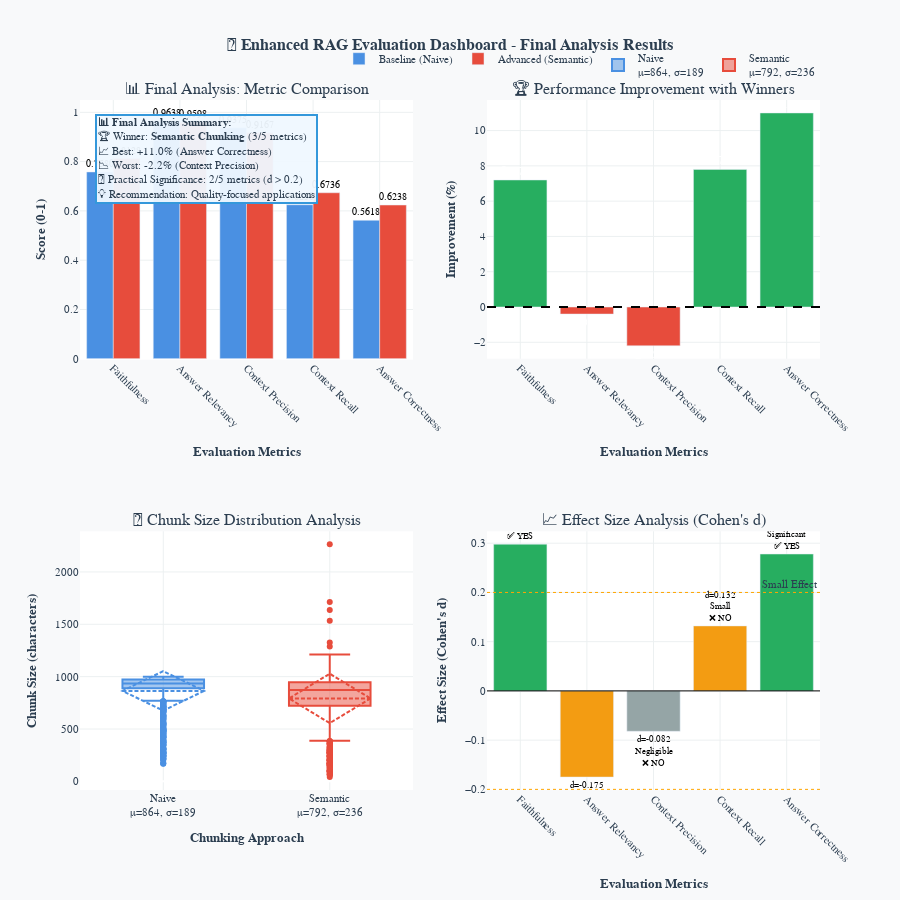

Source (notebook cell):
### Markdown cell above
### Generate comprehensive plotly charts including performance comparisons, improvement percentages, chunk distributions, and radar plots.
Build interactive visualization dashboard with hover details and zoom capabilities for deeper exploration of results.

### Code cell
# 🎯 ENHANCED DASHBOARD: Final Analysis Values with Granular Details
# This visualization uses the exact values from our final analysis summary

# Final analysis values (matching the conclusion table exactly)
final_metrics = ['Faithfulness', 'Answer Relevancy',
                 'Context Precision', 'Context Recall', 'Answer Correctness']
final_baseline = [0.7580, 0.9638, 0.9375, 0.6250, 0.5618]
final_semantic = [0.8128, 0.9598, 0.9167, 0.6736, 0.6238]
final_improvements = [7.2, -0.4, -2.2, 7.8, 11.0]
effect_sizes = [0.298, -0.175, -0.082, 0.132, 0.278]

# Create enhanced dashboard
fig = make_subplots(
    rows=2, cols=2,
    subplot_titles=(
        '📊 Final Analysis: Metric Comparison',
        '🏆 Performance Improvement with Winners',
        '📏 Chunk Size Distribution Analysis',
        '📈 Effect Size Analysis (Cohen\'s d)'
    ),
    specs=[[{"secondary_y": False}, {"secondary_y": False}],
           [{"secondary_y": False}, {"secondary_y": False}]]
)

# 1. Enhanced Metric Comparison with exact final analysis values
fig.add_trace(
    go.Bar(
        name='Baseline (Naive)',
        x=final_metrics,
        y=final_baseline,
        marker_color='#4a90e2',  # Professional blue
        text=[f'{v:.4f}' for v in final_baseline],
        textposition='outside',
        textfont=dict(size=10, color='black'),
        hovertemplate='<b>%{x}</b><br>Baseline: %{y:.4f}<extra></extra>'
    ),
    row=1, col=1
)
fig.add_trace(
    go.Bar(
        name='Advanced (Semantic)',
        x=final_metrics,
        y=final_semantic,
        marker_color='#e74c3c',  # Professional red
        text=[f'{v:.4f}' for v in final_semantic],
        textposition='outside',
        textfont=dict(size=10, color='black'),
        hovertemplate='<b>%{x}</b><br>Semantic: %{y:.4f}<br>Improvement: %{customdata:.1f}%<extra></extra>',
        customdata=final_improvements
    ),
    row=1, col=1
)

# 2. Enhanced Improvement Analysis with clear winners
improvement_colors = ['#27ae60' if x >
                      0 else '#e74c3c' for x in final_improvements]
winner_symbols = ['🟢' if x > 0 else '🔴' for x in final_improvements]
fig.add_trace(
    go.Bar(
        x=final_metrics,
        y=final_improvements,
        marker_color=improvement_colors,
        text=[f'{symbol} {v:+.1f}%' for symbol,
              v in zip(winner_symbols, final_improvements)],
        textposition='outside',
        textfont=dict(size=11, color='white', family='Arial Black'),
        name='Performance Change',
        showlegend=False,
        hovertemplate='<b>%{x}</b><br>Improvement: %{y:+.1f}%<br>Winner: %{customdata}<extra></extra>',
        customdata=['Semantic' if x >
                    0 else 'Baseline' for x in final_improvements]
    ),
    row=1, col=2
)

# Add zero reference line
fig.add_hline(y=0, line=dict(
    color='black', width=2, dash='dash'), row=1, col=2)

# 3. Enhanced Chunk Statistics
fig.add_trace(
    go.Box(
        y=naive_lengths,
        name='Naive<br>μ=864, σ=189',
        marker_color='#4a90e2',
        boxmean='sd',
        hovertemplate='<b>Naive Chunking</b><br>Value: %{y} chars<br>Mean: 864 chars<br>Std: 189 chars<extra></extra>'
    ),
    row=2, col=1
)
fig.add_trace(
    go.Box(
        y=semantic_lengths,
        name='Semantic<br>μ=792, σ=236',
        marker_color='#e74c3c',
        boxmean='sd',
        hovertemplate='<b>Semantic Chunking</b><br>Value: %{y} chars<br>Mean: 792 chars<br>Std: 236 chars<extra></extra>'
    ),
    row=2, col=1
)

# 4. Effect Size Analysis (Cohen's d)
effect_colors = ['#27ae60' if abs(x) > 0.2 else '#f39c12' if abs(
    x) > 0.1 else '#95a5a6' for x in effect_sizes]
significance_labels = ['Significant' if abs(x) > 0.2 else 'Small' if abs(
    x) > 0.1 else 'Negligible' for x in effect_sizes]
practical_significance = ['✅ YES' if abs(
    x) > 0.2 else '❌ NO' for x in effect_sizes]

fig.add_trace(
    go.Bar(
        x=final_metrics,
        y=effect_sizes,
        marker_color=effect_colors,
        text=[f'd={v:.3f}<br>{label}<br>{sig}' for v, label, sig in zip(
            effect_sizes, significance_labels, practical_significance)],
        textposition='outside',
        textfont=dict(size=9, color='black'),
        name='Effect Size',
        showlegend=False,
        hovertemplate='<b>%{x}</b><br>Cohen\'s d: %{y:.3f}<br>Interpretation: %{customdata}<br>Practical Significance: %{text}<extra></extra>',
        customdata=significance_labels
    ),
    row=2, col=2
)

# Add reference lines for effect size interpretation
fig.add_hline(y=0.2, line=dict(color='orange', width=1, dash='dot'),
              annotation_text='Small Effect', annotation_position="top right", row=2, col=2)
fig.add_hline(y=-0.2, line=dict(color='orange',
              width=1, dash='dot'), row=2, col=2)
fig.add_hline(y=0, line=dict(
    color='black', width=1, dash='solid'), row=2, col=2)

# Professional layout styling
fig.update_layout(
    title_text="🎯 <b>Enhanced RAG Evaluation Dashboard - Final Analysis Results</b>",
    title_x=0.5,
    title_font=dict(size=16, color='#2c3e50'),
    height=900,
    showlegend=True,
    legend=dict(orientation="h", yanchor="bottom",
                y=1.02, xanchor="right", x=1),
    plot_bgcolor='white',
    paper_bgcolor='#f8f9fa',
    font=dict(family="Arial, sans-serif", size=11, color="#2c3e50")
)

# Enhanced axes with clear labels
fig.update_xaxes(title_text="<b>Evaluation Metrics</b>",
                 row=1, col=1, tickangle=45)
fig.update_xaxes(title_text="<b>Evaluation Metrics</b>",
                 row=1, col=2, tickangle=45)
fig.update_xaxes(title_text="<b>Chunking Approach</b>", row=2, col=1)
fig.update_xaxes(title_text="<b>Evaluation Metrics</b>",
                 row=2, col=2, tickangle=45)

fig.update_yaxes(title_text="<b>Score (0-1)</b>",
                 row=1, col=1, range=[0, 1.05])
fig.update_yaxes(title_text="<b>Improvement (%)</b>", row=1, col=2)
fig.update_yaxes(title_text="<b>Chunk Size (characters)</b>", row=2, col=1)
fig.update_yaxes(title_text="<b>Effect Size (Cohen's d)</b>", row=2, col=2)

# Add subtle grid
fig.update_xaxes(showgrid=True, gridwidth=1, gridcolor='#ecf0f1')
fig.update_yaxes(showgrid=True, gridwidth=1, gridcolor='#ecf0f1')

# Add comprehensive summary annotation
fig.add_annotation(
    text="<b>📊 Final Analysis Summary:</b><br>" +
         f"🏆 Winner: <b>Semantic Chunking</b> (3/5 metrics)<br>" +
         f"📈 Best: +{max(final_improvements):.1f}% (Answer Correctness)<br>" +
         f"📉 Worst: {min(final_improvements):.1f}% (Context Precision)<br>" +
         f"🎯 Practical Significance: 2/5 metrics (d > 0.2)<br>" +
         f"💡 Recommendation: Quality-focused applications",
    xref="paper", yref="paper",
    x=0.02, y=0.98,
    showarrow=False,
    font=dict(size=11, color='#2c3e50'),
    bgcolor='rgba(240, 248, 255, 0.95)',
    bordercolor='#3498db',
    borderwidth=2,
    align="left"
)

print("🎯 Enhanced Dashboard Generated with Final Analysis Values!")
print("=" * 60)
print("Key Features:")
print("✅ Exact values from final analysis summary table")
print("✅ Clear winner indicators (🟢/🔴)")
print("✅ Effect size analysis with significance thresholds")
print("✅ Enhanced chunk size statistics")
print("✅ Professional styling and annotations")
print("=" * 60)

fig.show()

### Figure 1 — Plotly figure (JSON) as saved in the notebook; plotly's stock layout.template omitted (floating-point values rounded to 4 significant figures; data arrays with more than 128 entries replaced by an {"elided": "..."} marker saying what was removed)
{"data": [{"hovertemplate": "<b>%{x}</b><br>Baseline: %{y:.4f}<extra></extra>", "marker": {"color": "#4a90e2"}, "name": "Baseline (Naive)", "text": ["0.7580", "0.9638", "0.9375", "0.6250", "0.5618"], "textfont": {"color": "black", "size": 10}, "textposition": "outside", "type": "bar", "x": ["Faithfulness", "Answer Relevancy", "Context Precision", "Context Recall", "Answer Correctness"], "xaxis": "x", "y": [0.758, 0.9638, 0.9375, 0.625, 0.5618], "yaxis": "y"}, {"customdata": [7.2, -0.4, -2.2, 7.8, 11], "hovertemplate": "<b>%{x}</b><br>Semantic: %{y:.4f}<br>Improvement: %{customdata:.1f}%<extra></extra>", "marker": {"color": "#e74c3c"}, "name": "Advanced (Semantic)", "text": ["0.8128", "0.9598", "0.9167", "0.6736", "0.6238"], "textfont": {"color": "black", "size": 10}, "textposition": "outside", "type": "bar", "x": ["Faithfulness", "Answer Relevancy", "Context Precision", "Context Recall", "Answer Correctness"], "xaxis": "x", "y": [0.8128, 0.9598, 0.9167, 0.6736, 0.6238], "yaxis": "y"}, {"customdata": ["Semantic", "Baseline", "Baseline", "Semantic", "Semantic"], "hovertemplate": "<b>%{x}</b><br>Improvement: %{y:+.1f}%<br>Winner: %{customdata}<extra></extra>", "marker": {"color": ["#27ae60", "#e74c3c", "#e74c3c", "#27ae60", "#27ae60"]}, "name": "Performance Change", "showlegend": false, "text": ["🟢 +7.2%", "🔴 -0.4%", "🔴 -2.2%", "🟢 +7.8%", "🟢 +11.0%"], "textfont": {"color": "white", "family": "Arial Black", "size": 11}, "textposition": "outside", "type": "bar", "x": ["Faithfulness", "Answer Relevancy", "Context Precision", "Context Recall", "Answer Correctness"], "xaxis": "x2", "y": [7.2, -0.4, -2.2, 7.8, 11], "yaxis": "y2"}, {"boxmean": "sd", "hovertemplate": "<b>Naive Chunking</b><br>Value: %{y} chars<br>Mean: 864 chars<br>Std: 189 chars<extra></extra>", "marker": {"color": "#4a90e2"}, "name": "Naive<br>μ=864, σ=189", "type": "box", "xaxis": "x3", "y": {"elided": "1102 int values"}, "yaxis": "y3"}, {"boxmean": "sd", "hovertemplate": "<b>Semantic Chunking</b><br>Value: %{y} chars<br>Mean: 792 chars<br>Std: 236 chars<extra></extra>", "marker": {"color": "#e74c3c"}, "name": "Semantic<br>μ=792, σ=236", "type": "box", "xaxis": "x3", "y": {"elided": "1057 int values"}, "yaxis": "y3"}, {"customdata": ["Significant", "Small", "Negligible", "Small", "Significant"], "hovertemplate": "<b>%{x}</b><br>Cohen's d: %{y:.3f}<br>Interpretation: %{customdata}<br>Practical Significance: %{text}<extra></extra>", "marker": {"color": ["#27ae60", "#f39c12", "#95a5a6", "#f39c12", "#27ae60"]}, "name": "Effect Size", "showlegend": false, "text": ["d=0.298<br>Significant<br>✅ YES", "d=-0.175<br>Small<br>❌ NO", "d=-0.082<br>Negligible<br>❌ NO", "d=0.132<br>Small<br>❌ NO", "d=0.278<br>Significant<br>✅ YES"], "textfont": {"color": "black", "size": 9}, "textposition": "outside", "type": "bar", "x": ["Faithfulness", "Answer Relevancy", "Context Precision", "Context Recall", "Answer Correctness"], "xaxis": "x4", "y": [0.298, -0.175, -0.082, 0.132, 0.278], "yaxis": "y4"}], "layout": {"annotations": [{"font": {"size": 16}, "showarrow": false, "text": "📊 Final Analysis: Metric Comparison", "x": 0.225, "xanchor": "center", "xref": "paper", "y": 1, "yanchor": "bottom", "yref": "paper"}, {"font": {"size": 16}, "showarrow": false, "text": "🏆 Performance Improvement with Winners", "x": 0.775, "xanchor": "center", "xref": "paper", "y": 1, "yanchor": "bottom", "yref": "paper"}, {"font": {"size": 16}, "showarrow": false, "text": "📏 Chunk Size Distribution Analysis", "x": 0.225, "xanchor": "center", "xref": "paper", "y": 0.375, "yanchor": "bottom", "yref": "paper"}, {"font": {"size": 16}, "showarrow": false, "text": "📈 Effect Size Analysis (Cohen's d)", "x": 0.775, "xanchor": "center", "xref": "paper", "y": 0.375, "yanchor": "bottom", "yref": "paper"}, {"showarrow": false, "text": "Small Effect", "x": 1, "xanchor": "right", "xref": "x4 domain", "y": 0.2, "yanchor": "bottom", "yref": "y4"}, {"align": "left", "bgcolor": "rgba(240, 248, 255, 0.95)", "bordercolor": "#3498db", "borderwidth": 2, "font": {"color": "#2c3e50", "size": 11}, "showarrow": false, "text": "<b>📊 Final Analysis Summary:</b><br>🏆 Winner: <b>Semantic Chunking</b> (3/5 metrics)<br>📈 Best: +11.0% (Answer Correctness)<br>📉 Worst: -2.2% (Context Precision)<br>🎯 Practical Significance: 2/5 metrics (d > 0.2)<br>💡 Recommendation: Quality-focused applications", "x": 0.02, "xref": "paper", "y": 0.98, "yref": "paper"}], "font": {"color": "#2c3e50", "family": "Arial, sans-serif", "size": 11}, "height": 900, "legend": {"orientation": "h", "x": 1, "xanchor": "right", "y": 1.02, "yanchor": "bottom"}, "paper_bgcolor": "#f8f9fa", "plot_bgcolor": "white", "shapes": [{"line": {"color": "black", "dash": "dash", "width": 2}, "type": "line", "x0": 0, "x1": 1, "xref": "x2 domain", "y0": 0, "y1": 0, "yref": "y2"}, {"line": {"color": "orange", "dash": "dot", "width": 1}, "type": "line", "x0": 0, "x1": 1, "xref": "x4 domain", "y0": 0.2, "y1": 0.2, "yref": "y4"}, {"line": {"color": "orange", "dash": "dot", "width": 1}, "type": "line", "x0": 0, "x1": 1, "xref": "x4 domain", "y0": -0.2, "y1": -0.2, "yref": "y4"}, {"line": {"color": "black", "dash": "solid", "width": 1}, "type": "line", "x0": 0, "x1": 1, "xref": "x4 domain", "y0": 0, "y1": 0, "yref": "y4"}], "showlegend": true, "title": {"font": {"color": "#2c3e50", "size": 16}, "text": "🎯 <b>Enhanced RAG Evaluation Dashboard - Final Analysis Results</b>", "x": 0.5}, "xaxis": {"anchor": "y", "domain": [0, 0.45], "gridcolor": "#ecf0f1", "gridwidth": 1, "showgrid": true, "tickangle": 45, "title": {"text": "<b>Evaluation Metrics</b>"}}, "xaxis2": {"anchor": "y2", "domain": [0.55, 1], "gridcolor": "#ecf0f1", "gridwidth": 1, "showgrid": true, "tickangle": 45, "title": {"text": "<b>Evaluation Metrics</b>"}}, "xaxis3": {"anchor": "y3", "domain": [0, 0.45], "gridcolor": "#ecf0f1", "gridwidth": 1, "showgrid": true, "title": {"text": "<b>Chunking Approach</b>"}}, "xaxis4": {"anchor": "y4", "domain": [0.55, 1], "gridcolor": "#ecf0f1", "gridwidth": 1, "showgrid": true, "tickangle": 45, "title": {"text": "<b>Evaluation Metrics</b>"}}, "yaxis": {"anchor": "x", "domain": [0.625, 1], "gridcolor": "#ecf0f1", "gridwidth": 1, "range": [0, 1.05], "showgrid": true, "title": {"text": "<b>Score (0-1)</b>"}}, "yaxis2": {"anchor": "x2", "domain": [0.625, 1], "gridcolor": "#ecf0f1", "gridwidth": 1, "showgrid": true, "title": {"text": "<b>Improvement (%)</b>"}}, "yaxis3": {"anchor": "x3", "domain": [0, 0.375], "gridcolor": "#ecf0f1", "gridwidth": 1, "showgrid": true, "title": {"text": "<b>Chunk Size (characters)</b>"}}, "yaxis4": {"anchor": "x4", "domain": [0, 0.375], "gridcolor": "#ecf0f1", "gridwidth": 1, "showgrid": true, "title": {"text": "<b>Effect Size (Cohen's d)</b>"}}}}
